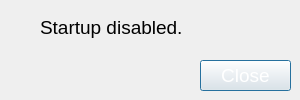
<?xml version="1.0" encoding="UTF-8"?>
<ui version="4.0">
 <class>mainDialog</class>
 <widget class="QDialog" name="mainDialog">
  <property name="geometry">
   <rect>
    <x>0</x>
    <y>0</y>
    <width>300</width>
    <height>100</height>
   </rect>
  </property>
  <property name="font">
   <font>
    <family>Segoe UI</family>
    <pointsize>14</pointsize>
   </font>
  </property>
  <property name="windowTitle">
   <string>Disabled</string>
  </property>
  <property name="windowIcon">
   <iconset>
    <normaloff>img/64x64.png</normaloff>img/64x64.png</iconset>
  </property>
  <property name="styleSheet">
   <string notr="true"/>
  </property>
  <widget class="QPushButton" name="close">
   <property name="geometry">
    <rect>
     <x>200</x>
     <y>60</y>
     <width>91</width>
     <height>31</height>
    </rect>
   </property>
   <property name="styleSheet">
    <string notr="true">color:white;
</string>
   </property>
   <property name="text">
    <string>Close</string>
   </property>
  </widget>
  <widget class="QLabel" name="label">
   <property name="geometry">
    <rect>
     <x>40</x>
     <y>7</y>
     <width>161</width>
     <height>41</height>
    </rect>
   </property>
   <property name="text">
    <string>Startup disabled.</string>
   </property>
  </widget>
 </widget>
 <resources/>
 <connections/>
</ui>
